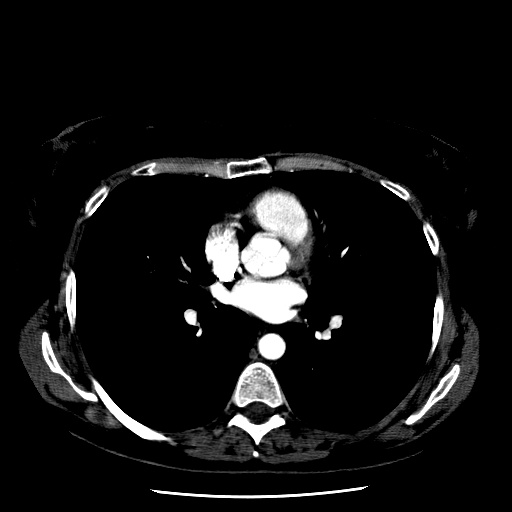
#> input picture 1.jpg, 512 x 512 px
$ python lung_mask_snake.py   (older library calls are emulated)
#> lines starting #> are read from the running program, lines starting #| are printed output that depends on the picture
import cv2 as cv
import numpy as np
from matplotlib import pyplot as plt


def getGaussianPE(src):
    """
    描述：计算负高斯势能(Negative Gaussian Potential Energy, NGPE)
    输入：单通道灰度图src
    输出：无符号的浮点型单通道，取值0.0 ~ 255.0
    """
    imblur = cv.GaussianBlur(src, ksize=(5, 5), sigmaX=3)
    dx = cv.Sobel(imblur, cv.CV_16S, 1, 0)  # X方向上取一阶导数，16位有符号数，卷积核3x3
    dy = cv.Sobel(imblur, cv.CV_16S, 0, 1)
    E = dx**2 + dy**2
    return E


def getDiagCycleMat(alpha, beta, n):
    """
    计算5对角循环矩阵
    """
    a = 2 * alpha + 6 * beta
    b = -(alpha + 4 * beta)
    c = beta
    diag_mat_a = a * np.eye(n)
    diag_mat_b = b * np.roll(np.eye(n), 1, 0) + b * np.roll(np.eye(n), -1, 0)
    diag_mat_c = c * np.roll(np.eye(n), 2, 0) + c * np.roll(np.eye(n), -2, 0)
    return diag_mat_a + diag_mat_b + diag_mat_c


def getCircleContour(centre=(0, 0), radius=(1, 1), N=200):
    """
    以参数方程的形式，获取n个离散点围成的圆形/椭圆形轮廓
    输入：中心centre=（x0, y0）, 半轴长radius=(a, b)， 离散点数N
    输出：由离散点坐标(x, y)组成的2xN矩阵
    """
    t = np.linspace(0, 2 * np.pi, N)
    x = centre[0] + radius[0] * np.cos(t)
    y = centre[1] + radius[1] * np.sin(t)
    return np.array([x, y])


def getRectContour(pt1=(0, 0), pt2=(50, 50)):
    """
    根据左上、右下两个顶点来计算矩形初始轮廓坐标
    由于Snake模型适用于光滑曲线，故这里用不到该函数
    """
    pt1, pt2 = np.array(pt1), np.array(pt2)
    r1, c1, r2, c2 = pt1[0], pt1[1], pt2[0], pt2[1]
    a, b = r2 - r1, c2 - c1
    length = (a + b) * 2 + 1
    x = np.ones((length), np.float)
    x[:b] = r1
    x[b:a + b] = np.arange(r1, r2)
    x[a + b:a + b + b] = r2
    x[a + b + b:] = np.arange(r2, r1 - 1, -1)
    y = np.ones((length), np.float)
    y[:b] = np.arange(c1, c2)
    y[b:a + b] = c2
    y[a + b:a + b + b] = np.arange(c2, c1, -1)
    y[a + b + b:] = c1
    return np.array([x, y])


def snake(img, snake, alpha=0.5, beta=0.1, gamma=0.1, max_iter=2500, convergence=0.01):
    """
    根据Snake模型的隐式格式进行迭代
    输入：弹力系数alpha，刚性系数beta，迭代步长gamma，最大迭代次数max_iter，收敛阈值convergence
    输出：由收敛轮廓坐标(x, y)组成的2xN矩阵， 历次迭代误差list
    """
    x, y, errs = snake[0].copy(), snake[1].copy(), []
    n = len(x)
    # 计算5对角循环矩阵A，及其相关逆阵
    A = getDiagCycleMat(alpha, beta, n)
    inv = np.linalg.inv(A + gamma * np.eye(n))
    # 初始化
    y_max, x_max = img.shape
    max_px_move = 1.0
    # 计算负高斯势能矩阵，及其梯度
    E_ext = -getGaussianPE(img)
    fx = cv.Sobel(E_ext, cv.CV_16S, 1, 0)
    fy = cv.Sobel(E_ext, cv.CV_16S, 0, 1)
    T = np.max([abs(fx), abs(fy)])
    fx, fy = fx / T, fy / T
    for g in range(max_iter):
        x_pre, y_pre = x.copy(), y.copy()
        i, j = np.uint8(y), np.uint8(x)
        try:
            xn = inv @ (gamma * x + fx[i, j])
            yn = inv @ (gamma * y + fy[i, j])
        except Exception as e:
            print("索引超出范围")
        # 判断收敛
        x, y = xn, yn
        err = np.mean(0.5 * np.abs(x_pre - x) + 0.5 * np.abs(y_pre - y))
        errs.append(err)
        if err < convergence:
            print(f"Snake迭代{g}次后，趋于收敛。\t err = {err:.3f}")
            break
    return x, y, errs


def main():
    src = cv.imread("1.jpg", 0)
#> src is the input picture: shape (512, 512); min 0, max 255, mean 19.6
    img = cv.GaussianBlur(src, (3, 3), 5)

    # 构造初始轮廓线
    init = getCircleContour((140, 95), (110, 80), N=200)
    # Snake Model
    x, y, errs = snake(img, snake=init, alpha=0.1, beta=1, gamma=0.1)
#> in getGaussianPE, `dx = cv.Sobel(imblur, cv.CV_16S, 1, 0)`:
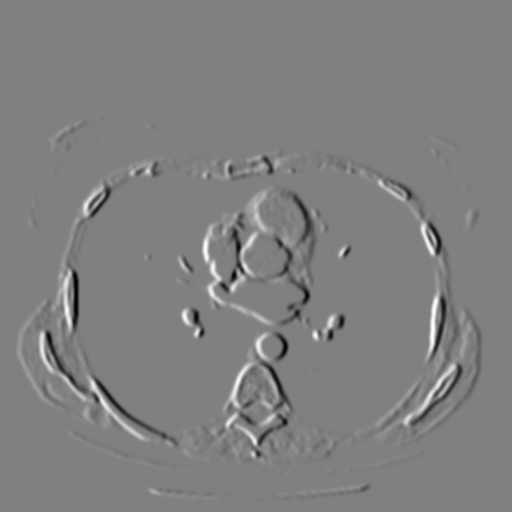
#> dx: shape (512, 512) int16; min -428, max 424, mean 0; drawn with min black and max white
#> in getGaussianPE, `dy = cv.Sobel(imblur, cv.CV_16S, 0, 1)`:
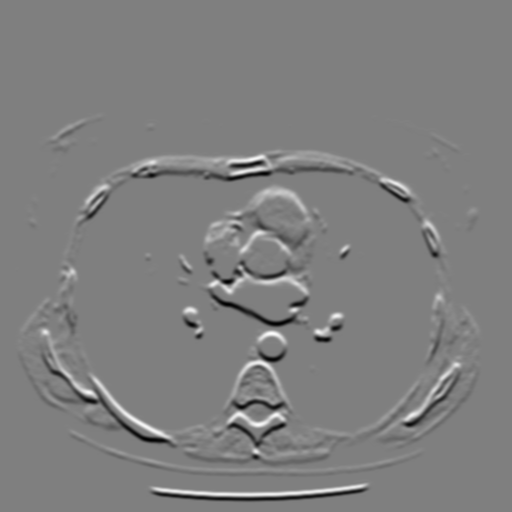
#> dy: shape (512, 512) int16; min -420, max 418, mean 0; drawn with min black and max white
#> in getGaussianPE, `E = dx**2 + dy**2`:
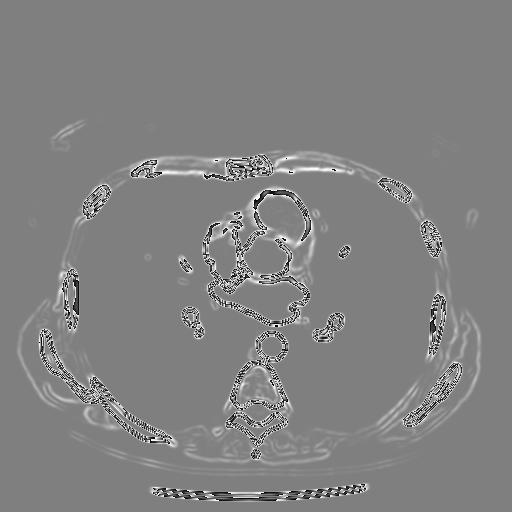
#> E: shape (512, 512) int16; min -32768, max 32740, mean 643.6; drawn with min black and max white
#> in snake, `E_ext = -getGaussianPE(img)`:
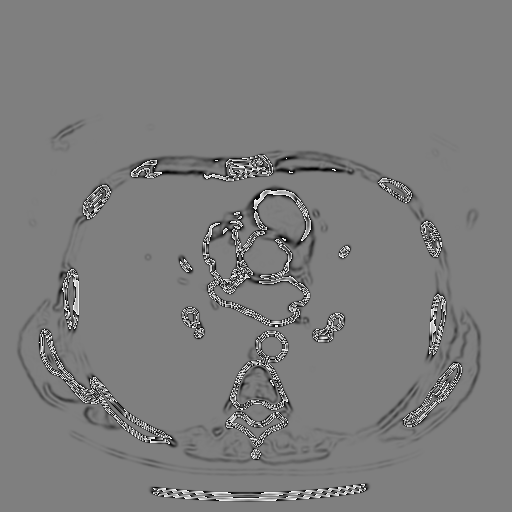
#> E_ext: shape (512, 512) int16; min -32768, max 32766, mean -644.6; drawn with min black and max white
#> in snake, `fx = cv.Sobel(E_ext, cv.CV_16S, 1, 0)`:
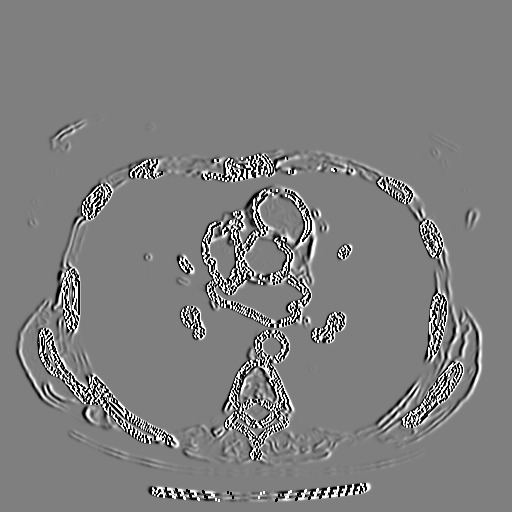
#> fx: shape (512, 512) int16; min -32768, max 32767, mean -18.6; drawn with min black and max white
#> in snake, `fy = cv.Sobel(E_ext, cv.CV_16S, 0, 1)`:
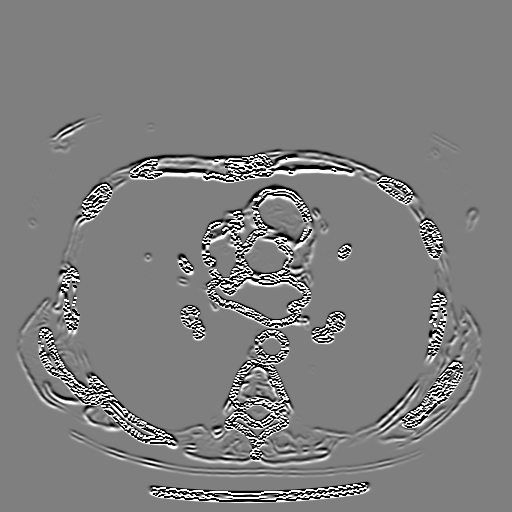
#> fy: shape (512, 512) int16; min -32768, max 32767, mean -22.9; drawn with min black and max white
#> in snake, `T = np.max([abs(fx), abs(fy)])`: T = 32767
#> the loop in snake, `for g in range(max_iter):` made 2500 passes
#> err on passes 1 to 3: 0.289, 0.298, 0.309
#> after the loop in snake, `for g in range(max_iter):`: errs = 2500 values, max 0.309 at index 2, min 0.0125 at index 2265, mean 0.0315
#> x = 200 values, max 181.3 at index 31, min 47.56 at index 96, mean 123; y = 200 values, max 167.8 at index 37, min 108.2 at index 154, mean 131.8

    plt.figure() # 绘制轮廓图
    plt.imshow(img, cmap="gray")
    plt.plot(init[0], init[1], '--r', lw=1)
    plt.plot(x, y, 'g', lw=1)
    plt.xticks([]), plt.yticks([]), plt.axis("off")
    plt.figure() # 绘制收敛趋势图
    plt.plot(range(len(errs)), errs)
    plt.show()
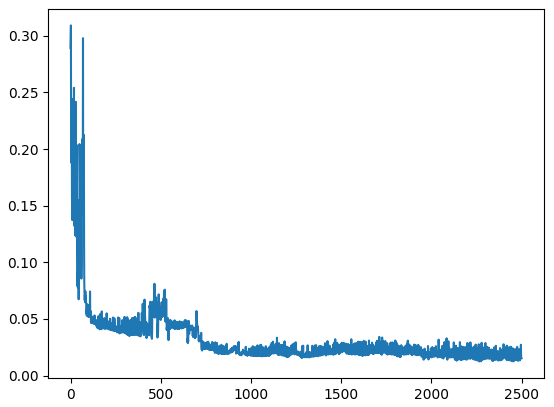
#> figure drawn by matplotlib, 1 panel; curve peaks at x = 2, y = 0.309


if __name__ == '__main__':
    main()
